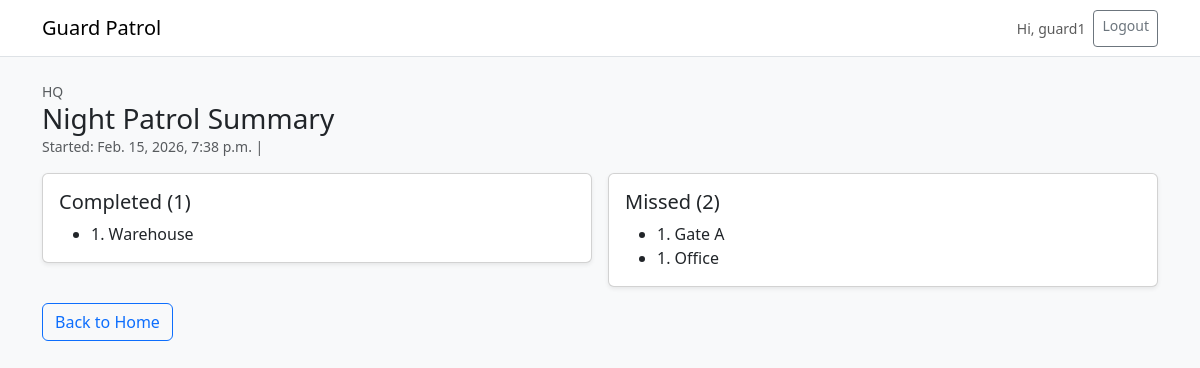
Screenshot of /guard/patrol/2/summary/ (signed in) with the database file from the repository.
### accounts/models.py (models this page shows, shortened)
class User(AbstractUser):
    class Role(models.TextChoices):
        ADMIN = "ADMIN", "Admin"
        SUPERVISOR = "SUPERVISOR", "Supervisor"
        GUARD = "GUARD", "Guard"
    role = models.CharField(
        max_length=20,
        choices=Role.choices,
        default=Role.GUARD
    )
    def is_guard(self) -> bool:
        return self.role == self.Role.GUARD

### patrols/models.py (models this page shows, shortened)
class PatrolSession(models.Model):
    class Status(models.TextChoices):
        ACTIVE = "ACTIVE", "Active"
        COMPLETED = "COMPLETED", "Completed"
        FLAGGED = "FLAGGED", "Flagged"
    guard = models.ForeignKey(User, on_delete=models.CASCADE, related_name="patrol_sessions")
    route = models.ForeignKey(Route, on_delete=models.CASCADE, related_name="patrol_sessions")
    shift = models.ForeignKey(Shift, on_delete=models.SET_NULL, null=True, blank=True)
    started_at = models.DateTimeField(default=timezone.now)
    ended_at = models.DateTimeField(null=True, blank=True)
    status = models.CharField(max_length=20, choices=Status.choices, default=Status.ACTIVE)

class Route(models.Model):
    site = models.ForeignKey(Site, on_delete=models.CASCADE, related_name="routes")
    name = models.CharField(max_length=120)
    expected_duration_minutes = models.PositiveIntegerField(default=60)
    is_active = models.BooleanField(default=True)

class Site(models.Model):
    name = models.CharField(max_length=120)
    address = models.CharField(max_length=255, blank=True)
    is_active = models.BooleanField(default=True)

class Checkpoint(models.Model):
    route = models.ForeignKey(Route, on_delete=models.CASCADE, related_name="checkpoints")
    name = models.CharField(max_length=120)
    code = models.CharField(max_length=32, unique=True)  # for manual entry now (QR later)
    order_index = models.PositiveIntegerField(default=1)
    class Meta:
        ordering = ["order_index", "id"]

### patrols/views.py (the view)
# urls.py: path("guard/patrol/<int:session_id>/summary/", views.patrol_summary, name="patrol_summary"),
@login_required
@guard_required
def patrol_summary(request, session_id):
    session = get_object_or_404(PatrolSession, id=session_id, guard=request.user)
    checkpoints = session.route.checkpoints.all()
    checked_ids = set(session.checkins.values_list("checkpoint_id", flat=True))
    completed = [cp for cp in checkpoints if cp.id in checked_ids]
    missed = [cp for cp in checkpoints if cp.id not in checked_ids]
    return render(
        request,
        "patrols/patrol_summary.html",
        {"session": session, "completed": completed, "missed": missed},
    )

### templates/patrols/patrol_summary.html (shortened to what this page needs)
{% extends "base.html" %}
{% block content %}
<div class="mb-3">
  <div class="small text-muted">{{ session.route.site.name }}</div>
  <h3 class="mb-0">{{ session.route.name }} Summary</h3>
  <div class="text-muted small">
    Started: {{ session.started_at }} |
  </div>
</div>
<div class="row g-3">
  <div class="col-md-6">
    <div class="card shadow-sm">
      <div class="card-body">
        <h5>Completed ({{ completed|length }})</h5>
        <ul class="mb-0">
          {% for cp in completed %}
            <li>{{ cp.order_index }}. {{ cp.name }}</li>
          {% empty %}
            <li>None</li>
          {% endfor %}
        </ul>
      </div>
    </div>
  </div>
  <div class="col-md-6">
    <div class="card shadow-sm">
      <div class="card-body">
        <h5>Missed ({{ missed|length }})</h5>
        <ul class="mb-0">
          {% for cp in missed %}
            <li>{{ cp.order_index }}. {{ cp.name }}</li>
          {% empty %}
            <li>None</li>
          {% endfor %}
        </ul>
      </div>
    </div>
  </div>
</div>
<a class="btn btn-outline-primary mt-3" href="{% url 'guard_home' %}">Back to Home</a>
{% endblock %}

### templates/base.html (shortened to what this page needs)
<!DOCTYPE html>
<html>
<head>
  <link href="https://cdn.jsdelivr.net/npm/bootstrap@5.3.3/dist/css/bootstrap.min.css" rel="stylesheet">
</head>
<body class="bg-light">
<nav class="navbar navbar-expand-lg bg-white border-bottom">
  <div class="container">
    <a class="navbar-brand" href="/">Guard Patrol</a>
    <div class="ms-auto d-flex gap-2">
      {% if user.is_authenticated %}
        <span class="navbar-text small">Hi, {{ user.username }}</span>
        <a class="btn btn-outline-secondary btn-sm" href="{% url 'logout' %}">Logout</a>
      {% else %}
        <a class="btn btn-primary btn-sm" href="{% url 'login' %}">Login</a>
      {% endif %}
    </div>
  </div>
</nav>
<div class="container py-4">
  {% block content %}{% endblock %}
</div>
</body>
</html>

### rows the page displays
User: username "guard1"
PatrolSession: route.site.name "HQ", route.name "Night Patrol", started_at "Feb. 15, 2026, 7:38 p.m."
Checkpoint: order_index "1", name "Warehouse"
Checkpoint: order_index "1", name "Gate A"
Checkpoint: order_index "1", name "Office"

### other values shown
{{ completed|length }} "1"
{{ missed|length }} "2"
